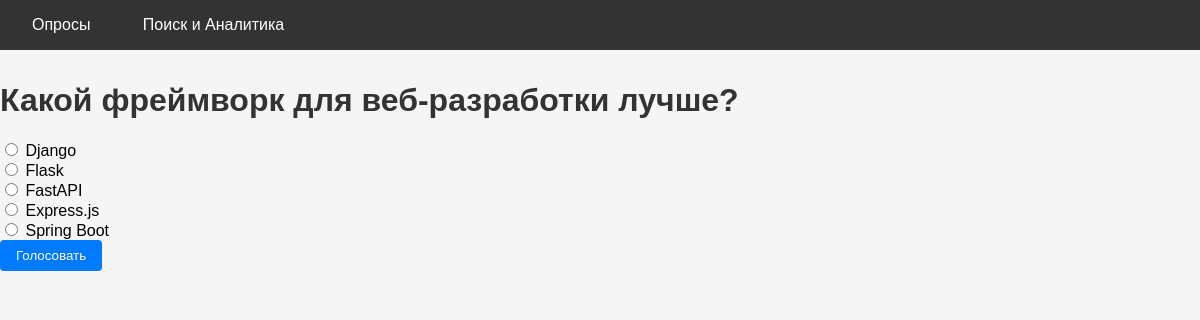
Page /2/ on the committed database.
### polls/models.py (models this page shows, shortened)
class Question(models.Model):
    question_text = models.CharField(max_length=200)
    pub_date = models.DateTimeField(default=timezone.now)
    author = models.ForeignKey(get_user_model(), null=True, blank=True, on_delete=models.SET_NULL)

class Choice(models.Model):
    question = models.ForeignKey(Question, related_name='choices', on_delete=models.CASCADE)
    choice_text = models.CharField(max_length=200)
    votes = models.PositiveIntegerField(default=0)

### polls/views.py (the view)
# urls.py: path('<int:pk>/', views.DetailView.as_view(), name='detail'),
class DetailView(generic.DetailView):
    model = Question
    template_name = 'polls/detail.html'

### polls/templates/polls/detail.html (shortened to what this page needs)
{% extends 'polls/base.html' %}
{% block content %}
  <h1>{{ object.question_text }}</h1>
  <form method="post" action="{% url 'polls:vote' object.pk %}">
    {% for c in object.choices.all %}
      <div>
        <label><input type="radio" name="choice" value="{{ c.pk }}"> {{ c.choice_text }}</label>
      </div>
    {% endfor %}
    <button type="submit">Голосовать</button>
  </form>
{% endblock %}

### polls/static/polls/style.css (style rules this page uses)
body { font-family: Arial, sans-serif; margin: 0; padding: 0; background-color: #f5f5f5; }
h1, h2, h3 { color: #333; }
form { margin: 1rem 0; }
button { background-color: #007bff; color: white; padding: 0.5rem 1rem; border: none; border-radius: 4px; cursor: pointer; }

### rows in the picture
Question: question_text "Какой фреймворк для веб-разработки лучше?"
Choice: choice_text "Django"
Choice: choice_text "Flask"
Choice: choice_text "FastAPI"
Choice: choice_text "Express.js"
Choice: choice_text "Spring Boot"
